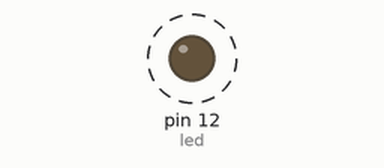
This sketch was run on a simulated Arduino Uno, built with avr-gcc and run on an emulated ATmega328P. Shown: output pins drawn as LEDs (lit = HIGH). Dashed ring = blinking.

Above: at 0.7 s.
Timing chart, 0 to 3.0 s (numbered marks = the images above):
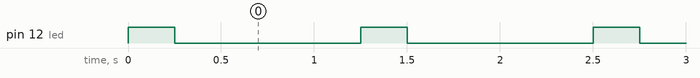

The sketch:

led.ino
```cpp
int led = 12; // pin 12

void setup() {
    // set the board's pin 12's mode to be an output terminal
    pinMode(led, OUTPUT);
    // Set LED to be off by default
    digitalWrite(led, LOW);
}

void loop() {
    // while (true), turn on and off every 250 ms
    digitalWrite(led, HIGH);
    delay(250);
    digitalWrite(led, LOW);
    delay(1000);
}
```

Measured:
- by itself, pin 12 (led): alternates HIGH for 0.25 s and LOW for 1.0 s
